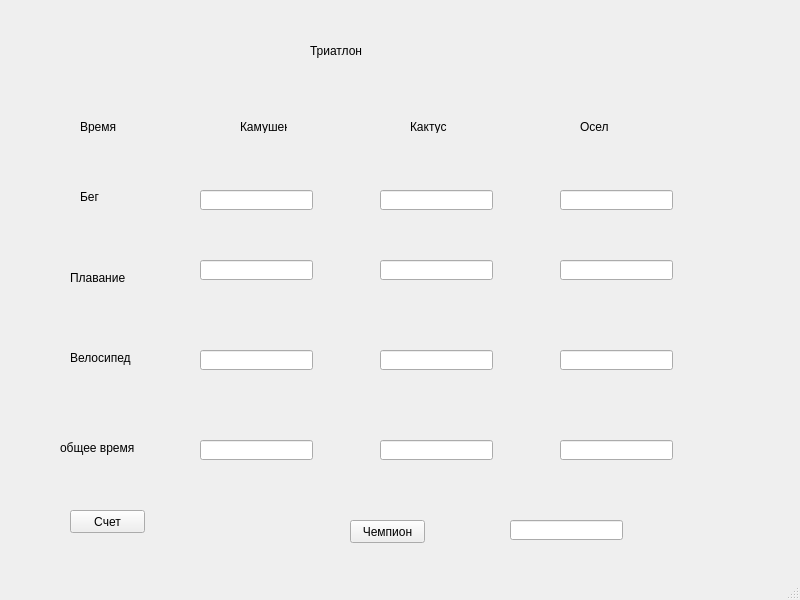
<?xml version="1.0" encoding="UTF-8"?>
<ui version="4.0">
 <class>MainWindow</class>
 <widget class="QMainWindow" name="MainWindow">
  <property name="geometry">
   <rect>
    <x>0</x>
    <y>0</y>
    <width>800</width>
    <height>600</height>
   </rect>
  </property>
  <property name="windowTitle">
   <string>MainWindow</string>
  </property>
  <widget class="QWidget" name="centralwidget">
   <widget class="QLabel" name="name">
    <property name="geometry">
     <rect>
      <x>310</x>
      <y>30</y>
      <width>101</width>
      <height>41</height>
     </rect>
    </property>
    <property name="text">
     <string>Триатлон</string>
    </property>
   </widget>
   <widget class="QLabel" name="time">
    <property name="geometry">
     <rect>
      <x>80</x>
      <y>120</y>
      <width>47</width>
      <height>13</height>
     </rect>
    </property>
    <property name="text">
     <string>Время</string>
    </property>
   </widget>
   <widget class="QLabel" name="stone">
    <property name="geometry">
     <rect>
      <x>240</x>
      <y>120</y>
      <width>47</width>
      <height>13</height>
     </rect>
    </property>
    <property name="text">
     <string>Камушек</string>
    </property>
   </widget>
   <widget class="QLabel" name="cactoo">
    <property name="geometry">
     <rect>
      <x>410</x>
      <y>120</y>
      <width>47</width>
      <height>13</height>
     </rect>
    </property>
    <property name="text">
     <string>Кактус</string>
    </property>
   </widget>
   <widget class="QLabel" name="donkey">
    <property name="geometry">
     <rect>
      <x>580</x>
      <y>120</y>
      <width>47</width>
      <height>13</height>
     </rect>
    </property>
    <property name="text">
     <string>Осел</string>
    </property>
   </widget>
   <widget class="QLabel" name="run">
    <property name="geometry">
     <rect>
      <x>80</x>
      <y>190</y>
      <width>47</width>
      <height>13</height>
     </rect>
    </property>
    <property name="text">
     <string>Бег</string>
    </property>
   </widget>
   <widget class="QLabel" name="swim">
    <property name="geometry">
     <rect>
      <x>70</x>
      <y>270</y>
      <width>61</width>
      <height>16</height>
     </rect>
    </property>
    <property name="text">
     <string>Плавание</string>
    </property>
   </widget>
   <widget class="QLabel" name="bike">
    <property name="geometry">
     <rect>
      <x>70</x>
      <y>350</y>
      <width>71</width>
      <height>16</height>
     </rect>
    </property>
    <property name="text">
     <string>Велосипед</string>
    </property>
   </widget>
   <widget class="QLabel" name="AllTime">
    <property name="geometry">
     <rect>
      <x>60</x>
      <y>440</y>
      <width>91</width>
      <height>16</height>
     </rect>
    </property>
    <property name="font">
     <font>
      <weight>50</weight>
      <italic>false</italic>
      <bold>false</bold>
      <underline>false</underline>
     </font>
    </property>
    <property name="text">
     <string>общее время</string>
    </property>
   </widget>
   <widget class="QLineEdit" name="stone_run">
    <property name="geometry">
     <rect>
      <x>200</x>
      <y>190</y>
      <width>113</width>
      <height>20</height>
     </rect>
    </property>
   </widget>
   <widget class="QLineEdit" name="stone_swim">
    <property name="geometry">
     <rect>
      <x>200</x>
      <y>260</y>
      <width>113</width>
      <height>20</height>
     </rect>
    </property>
   </widget>
   <widget class="QLineEdit" name="stone_bike">
    <property name="geometry">
     <rect>
      <x>200</x>
      <y>350</y>
      <width>113</width>
      <height>20</height>
     </rect>
    </property>
   </widget>
   <widget class="QLineEdit" name="stone_allTime">
    <property name="geometry">
     <rect>
      <x>200</x>
      <y>440</y>
      <width>113</width>
      <height>20</height>
     </rect>
    </property>
   </widget>
   <widget class="QLineEdit" name="cactoo_run">
    <property name="geometry">
     <rect>
      <x>380</x>
      <y>190</y>
      <width>113</width>
      <height>20</height>
     </rect>
    </property>
   </widget>
   <widget class="QLineEdit" name="cactoo_swim">
    <property name="geometry">
     <rect>
      <x>380</x>
      <y>260</y>
      <width>113</width>
      <height>20</height>
     </rect>
    </property>
   </widget>
   <widget class="QLineEdit" name="cactoo_bike">
    <property name="geometry">
     <rect>
      <x>380</x>
      <y>350</y>
      <width>113</width>
      <height>20</height>
     </rect>
    </property>
   </widget>
   <widget class="QLineEdit" name="cactoo_allTime">
    <property name="geometry">
     <rect>
      <x>380</x>
      <y>440</y>
      <width>113</width>
      <height>20</height>
     </rect>
    </property>
   </widget>
   <widget class="QLineEdit" name="donkey_run">
    <property name="geometry">
     <rect>
      <x>560</x>
      <y>190</y>
      <width>113</width>
      <height>20</height>
     </rect>
    </property>
   </widget>
   <widget class="QLineEdit" name="donkey_swim">
    <property name="geometry">
     <rect>
      <x>560</x>
      <y>260</y>
      <width>113</width>
      <height>20</height>
     </rect>
    </property>
   </widget>
   <widget class="QLineEdit" name="donkey_bike">
    <property name="geometry">
     <rect>
      <x>560</x>
      <y>350</y>
      <width>113</width>
      <height>20</height>
     </rect>
    </property>
   </widget>
   <widget class="QLineEdit" name="donkey_allTime">
    <property name="geometry">
     <rect>
      <x>560</x>
      <y>440</y>
      <width>113</width>
      <height>20</height>
     </rect>
    </property>
   </widget>
   <widget class="QPushButton" name="score">
    <property name="geometry">
     <rect>
      <x>70</x>
      <y>510</y>
      <width>75</width>
      <height>23</height>
     </rect>
    </property>
    <property name="text">
     <string>Счет</string>
    </property>
   </widget>
   <widget class="QPushButton" name="champion">
    <property name="geometry">
     <rect>
      <x>350</x>
      <y>520</y>
      <width>75</width>
      <height>23</height>
     </rect>
    </property>
    <property name="text">
     <string>Чемпион</string>
    </property>
   </widget>
   <widget class="QLineEdit" name="champions">
    <property name="geometry">
     <rect>
      <x>510</x>
      <y>520</y>
      <width>113</width>
      <height>20</height>
     </rect>
    </property>
   </widget>
  </widget>
  <widget class="QMenuBar" name="menubar">
   <property name="geometry">
    <rect>
     <x>0</x>
     <y>0</y>
     <width>800</width>
     <height>21</height>
    </rect>
   </property>
  </widget>
  <widget class="QStatusBar" name="statusbar"/>
 </widget>
 <resources/>
 <connections/>
</ui>
